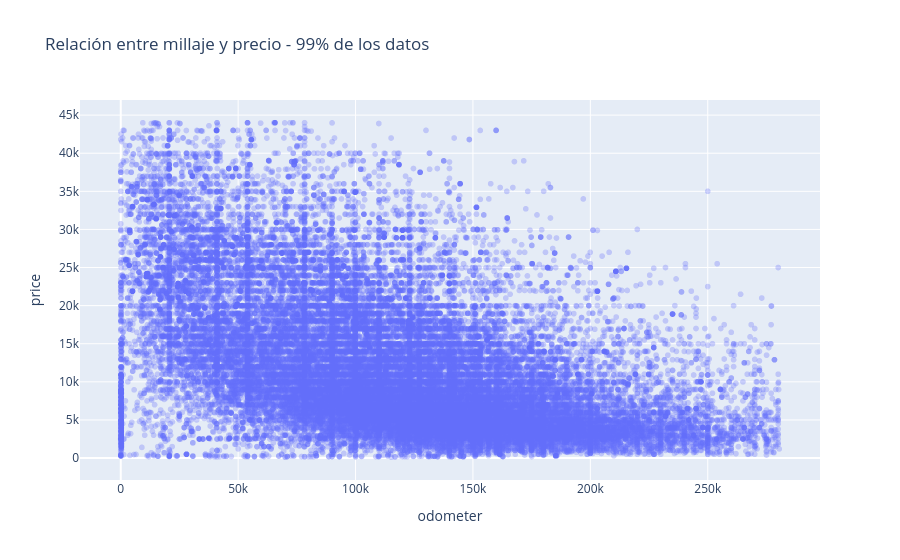

Source (notebook cell):
### Code cell
limite_odometer_99 = df['odometer'].quantile(0.99)
limite_price_99 = df['price'].quantile(0.99)

df_scatter = df[
    (df['odometer'] <= limite_odometer_99) &
    (df['price'] <= limite_price_99)
]

fig = px.scatter(
    df_scatter,
    x='odometer',
    y='price',
    opacity=0.3,
    title='Relación entre millaje y precio - 99% de los datos'
)

fig.show()

print("Límite odometer percentil 99:", limite_odometer_99)
print("Límite price percentil 99:", limite_price_99)

### Figure 1 — Plotly figure (JSON) as saved in the notebook; plotly's stock layout.template omitted (floating-point values rounded to 4 significant figures; data arrays with more than 128 entries replaced by an {"elided": "..."} marker saying what was removed)
{"data": [{"hovertemplate": "odometer=%{x}<br>price=%{y}<extra></extra>", "legendgroup": "", "marker": {"color": "#636efa", "opacity": 0.3, "symbol": "circle"}, "mode": "markers", "name": "", "showlegend": false, "type": "scattergl", "x": {"elided": "49654 int values"}, "xaxis": "x", "y": {"elided": "49654 int values"}, "yaxis": "y"}], "layout": {"legend": {"tracegroupgap": 0}, "title": {"text": "Relación entre millaje y precio - 99% de los datos"}, "xaxis": {"anchor": "y", "domain": [0, 1], "title": {"text": "odometer"}}, "yaxis": {"anchor": "x", "domain": [0, 1], "title": {"text": "price"}}}}
